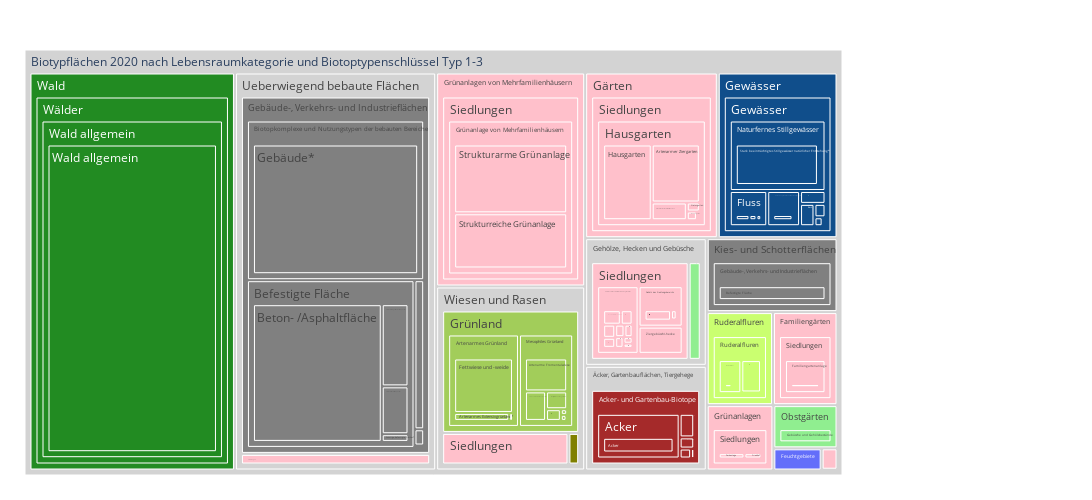

Notebook source saved alongside this figure:
### Code cell
fig = px.treemap(myTreemapAgg.reset_index(), path=[px.Constant("Biotypflächen 2020 nach Lebensraumkategorie und Biotoptypenschlüssel Typ 1-3"), 'legende_lebensraeume','lrtyp1text','lrtyp2text','lrtyp3text']
                 , values='sum_Flaeche'
                 , color='lrtyp1text'
                 ## bei discrete scales (bei Klassen und Strings):                 
                 , color_discrete_map={'(?)':'lightgrey','Gebäude-, Verkehrs- und Industrieflächen':'grey', 'Siedlungen':'pink', 'Wälder':'forestgreen', 'Grünland':'#A2CD5A','Gewässer':'#104E8B', 'Ruderalfluren':'#CAFF70','Acker- und Gartenbau-Biotope':'brown', 'Gebüsche und Gehölzbestände':'lightgreen','Magerrasen':'olive' }                
                 ## bei continuous scales (bei Zahlenwerten):
                #, color_continuous_scale='Greens'
                #, color_continuous_midpoint=np.average(df['AnzBestWir'], weights=df['AnzBestWir'])  
                 ,height=500
                 ,width=1300                 
                )
fig.update_traces(root_color="grey")
fig.update_layout(margin = dict(t=50, l=25, r=250, b=25))
fig.show()

### Figure 1 — Plotly figure (JSON) as saved in the notebook; plotly's stock layout.template omitted (floating-point values rounded to 4 significant figures; data arrays with more than 128 entries replaced by an {"elided": "..."} marker saying what was removed)
{"data": [{"branchvalues": "total", "customdata": {"elided": "249x1 str values"}, "domain": {"x": [0, 1], "y": [0, 1]}, "hovertemplate": "labels=%{label}<br>sum_Flaeche=%{value}<br>parent=%{parent}<br>id=%{id}<br>lrtyp1text=%{customdata[0]}<extra></extra>", "ids": {"elided": "249 str values"}, "labels": {"elided": "249 str values"}, "marker": {"colors": {"elided": "249 str values"}}, "name": "", "parents": {"elided": "249 str values"}, "root": {"color": "grey"}, "type": "treemap", "values": {"elided": "249 float values"}}], "layout": {"height": 500, "legend": {"tracegroupgap": 0}, "margin": {"b": 25, "l": 25, "r": 250, "t": 50}, "width": 1300}}
